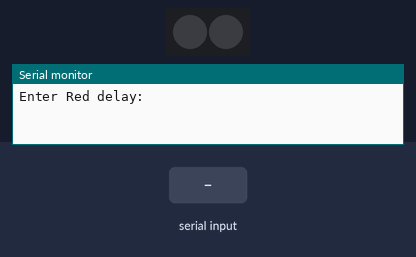
Bench run of a sketch on a simulated ATtiny85, built with avr-gcc and run on an emulated ATtiny85. Shown: 2 RGB LEDs in strip order, left to right, the last lines printed to the serial monitor. The test bench sets the inputs (shaded band). Dim RGB values are drawn brighter than linear.

Above: at 1.2 s.
1.3 s: "90,45,200,10\n" received over Serial
At 1.69 s:
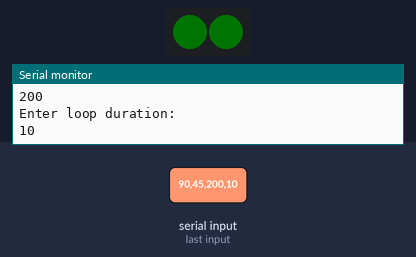
At 5.2 s:
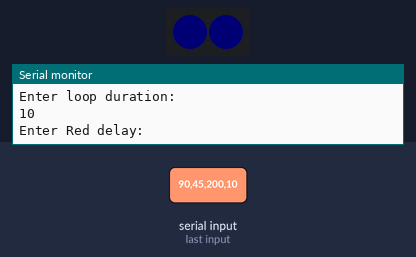
Timing chart, 0 to 6.7 s (numbered marks = the images above; inputs shaded):
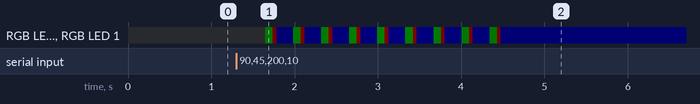

The sketch:

dreammachine_scripted_fade_individual_rgb_timing.ino
```cpp
#include <Adafruit_NeoPixel.h>
#ifdef __AVR__
 #include <avr/power.h> // Required for 16 MHz Adafruit Trinket
#endif

#define PIN       5 // On Trinket or Gemma, suggest changing this to 1

#define NUMPIXELS 2 // Popular NeoPixel ring size

Adafruit_NeoPixel pixels(NUMPIXELS, PIN, NEO_GRB + NEO_KHZ800);

void setup() {
//#if defined(__AVR_ATtiny85__) && (F_CPU == 16000000)
//  clock_prescale_set(clock_div_1);
//#endif

  pixels.begin(); // INITIALIZE NeoPixel strip object (REQUIRED)
}

int i = 0;
int b = 0;

void loop(){
  Serial.begin(9600);

  Serial.println("Enter Red delay:");
  while (Serial.available() == 0 ){}
  int ar = Serial.parseInt(SKIP_ALL);
  Serial.println(ar);

  Serial.println("Enter Green delay:");
  while (Serial.available() == 0 ){}
  int ag = Serial.parseInt(SKIP_ALL);
  Serial.println(ag);

  Serial.println("Enter Blue delay:");
  while (Serial.available() == 0 ){}
  int ab = Serial.parseInt(SKIP_ALL);
  Serial.println(ab);

  Serial.println("Enter loop duration:");
  while (Serial.available() == 0 ){}
  int l = Serial.parseInt(SKIP_ALL);
  Serial.println(l);

  for (i, b; (i < l/2) && b < 255; i++, b++){

    pixels.setBrightness(b);

    pixels.clear(); // Set all pixel colors to 'off'
    pixels.setPixelColor(0, pixels.Color(0, 255, 0));
    pixels.setPixelColor(1, pixels.Color(0, 255, 0));
    pixels.show();
    delay(ar);

    pixels.clear(); // Set all pixel colors to 'off'
    pixels.setPixelColor(0, pixels.Color(255, 0, 0));
    pixels.setPixelColor(1, pixels.Color(255, 0, 0));
    pixels.show();
    delay(ag);

    pixels.clear(); // Set all pixel colors to 'off'
    pixels.setPixelColor(0, pixels.Color(0, 0, 255));
    pixels.setPixelColor(1, pixels.Color(0, 0, 255));
    pixels.show();
    delay(ab);
  }

  for ( i, b; (i > 0) && b > 0; i--, b--){
    pixels.setBrightness(b);

    pixels.clear(); // Set all pixel colors to 'off'
    pixels.setPixelColor(0, pixels.Color(0, 255, 0));
    pixels.setPixelColor(1, pixels.Color(0, 255, 0));
    pixels.show();
    delay(ar);

    pixels.clear(); // Set all pixel colors to 'off'
    pixels.setPixelColor(0, pixels.Color(255, 0, 0));
    pixels.setPixelColor(1, pixels.Color(255, 0, 0));
    pixels.show();
    delay(ag);

    pixels.clear(); // Set all pixel colors to 'off'
    pixels.setPixelColor(0, pixels.Color(0, 0, 255));
    pixels.setPixelColor(1, pixels.Color(0, 0, 255));
    pixels.show();
    delay(ab);
  }
    i = 0;
    b = 0;
    Serial.end();
}
```
